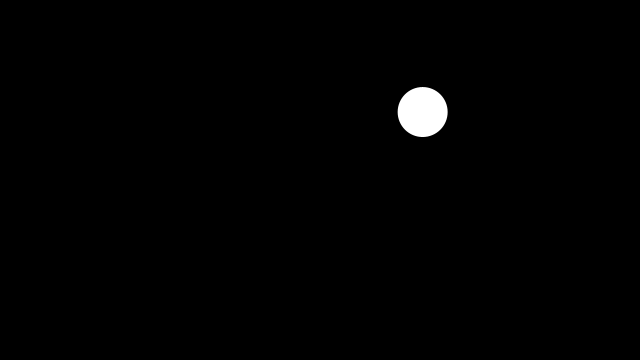
Frame 1 (no input)
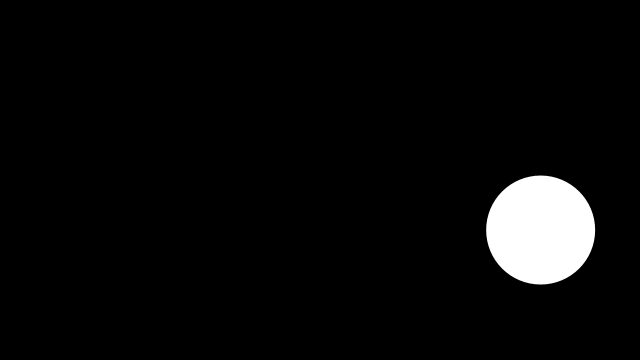
Frame 60 (the mouse pressed at the canvas centre just before this capture)
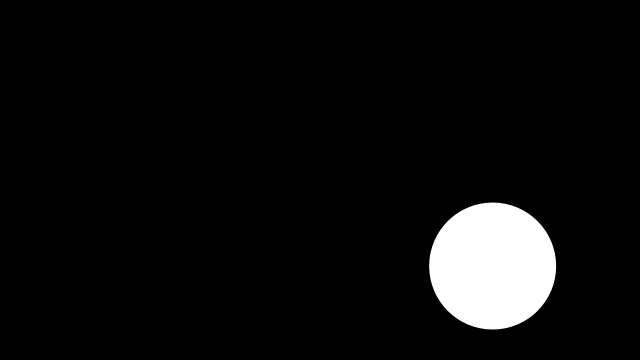
Frame 120 (the mouse held since frame 60 and released just before this capture)

The Processing sketch that drew these frames (run headless with seeded random() and noise(); from frame 60 on, the mouse is pressed at the canvas centre):

// Processing sketch: bouncingBall_changingSize
// ── bouncingBall_changingSize.pde
// Bouncing ball changing size
// The Coding Train / Daniel Shiffman
// Processing Intro Series

float x, y, xspeed, yspeed, radius, rspeed;
void setup() {
  size(640, 360);
  xspeed = 2;
  yspeed = 2;
  rspeed = 0.50; // speed at which radius changes
  radius = 25;
  
  //Start at a random location!
  x = random(radius, width); 
  y = random(radius, height);
}

void draw() {
  background(0);
  noStroke();
  fill(255);
  
  float minSize = 10; 
  float maxSize = 100; 

  //Check if ball bounces on edges!
  if (x < radius || x > width - radius) {
    xspeed = xspeed * -1;
    rspeed = rspeed * -1; 
  }

  if (y < radius || y > height - radius) {
    yspeed = yspeed * -1;
    rspeed = rspeed * -1; 
  }

  circle(x, y, radius*2);
  
  x = x + xspeed; 
  y = y + yspeed; 
  //The constrain function constrains a value to not exceed a minimum and maximum value.
  radius = constrain(radius + rspeed, minSize, maxSize); 
}
